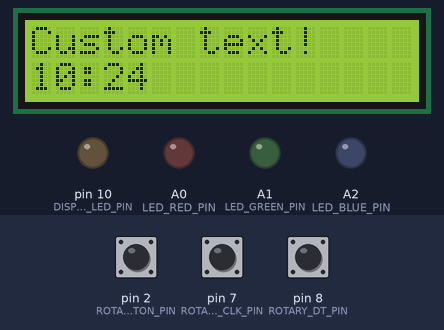
Bench run of a sketch on a simulated Arduino Uno, built with avr-gcc and run on an emulated ATmega328P. Parts: 16×2 character LCD, output pins drawn as LEDs (lit = HIGH). Inputs (shaded band) come from the test bench; at power-on: pin 7 (ROTARY_CLK_PIN) HIGH, pin 2 (ROTARY_BUTTON_PIN) HIGH, pin 8 (ROTARY_DT_PIN) HIGH. The local clock reads 2024-03-15 10:24:30 at power-on unless the sketch sets it.

Above: at 1.2 s.
1.3 s: pin 7 (ROTARY_CLK_PIN) pulled LOW for 0.15 s
At 2.1 s:
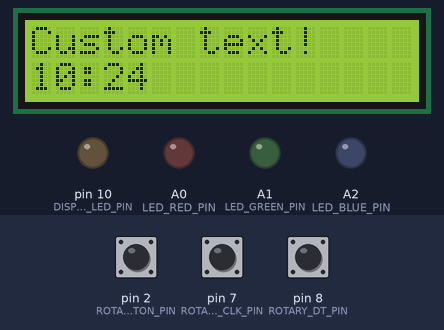
2.9 s: pin 7 (ROTARY_CLK_PIN) pulled LOW for 3.2 s
At 30.5 s:
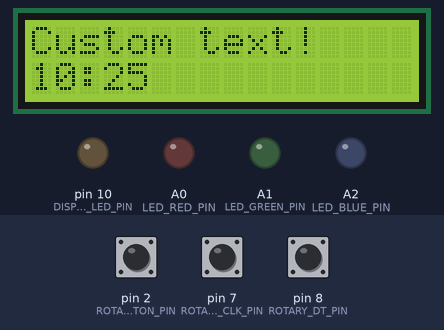
Timing chart, 0 to 31.5 s (numbered marks = the images above; inputs shaded):
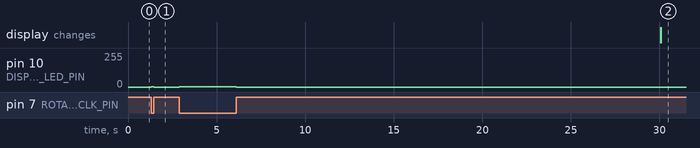

Measured:
- after the input at 1.3 s, pin 10 (DISPLAY_LED_PIN): 0/255 → 1/255 at once, → 0/255 0.15 s later
- after the input at 2.9 s, pin 10 (DISPLAY_LED_PIN): 0/255 → 1/255 at once, → 0/255 3.2 s later

The sketch:

clock.ino
```cpp
/*
  LCD Clock
*/

#include <LiquidCrystal.h>
#include <TimeLib.h>
#include <DS1307RTC.h>

const int DISPLAY_LED_PIN = 10;
const int ROTARY_CLK_PIN = 7;
const int ROTARY_DT_PIN = 8;
const int ROTARY_BUTTON_PIN = 2;
const int BUZZER_PIN = 9;
const int LED_RED_PIN = A0;
const int LED_GREEN_PIN = A1;
const int LED_BLUE_PIN = A2;

int ROTARY_STEPS[] = {0, 1, 2, 3, 5, 8, 10, 15, 20, 25, 45, 75, 128, 255};
int ROTARY_STEPS_MAX = sizeof(ROTARY_STEPS) / sizeof(int);
LiquidCrystal Lcd(12, 11, 6, 5, 4, 3);

int ClkLast = 0;
int BrightnessStep = 0;
unsigned long LastMinutes = 0;

void setup()
{
  pinMode(ROTARY_CLK_PIN, INPUT);
  pinMode(ROTARY_DT_PIN, INPUT);
  pinMode(ROTARY_BUTTON_PIN, INPUT);
  pinMode(LED_RED_PIN, OUTPUT);
  pinMode(LED_GREEN_PIN, OUTPUT);
  pinMode(LED_BLUE_PIN, OUTPUT);

  digitalWrite(ROTARY_CLK_PIN, true);
  digitalWrite(ROTARY_DT_PIN, true);
  digitalWrite(ROTARY_BUTTON_PIN, true);
  digitalWrite(LED_RED_PIN, false);
  digitalWrite(LED_GREEN_PIN, false);
  digitalWrite(LED_BLUE_PIN, false);

  ClkLast = digitalRead(ROTARY_CLK_PIN);
  Lcd.begin(16, 2);
  Lcd.print("Custom text!");
  setSyncProvider(RTC.get);
  analogWrite(DISPLAY_LED_PIN, ROTARY_STEPS[BrightnessStep]);
  attachInterrupt(digitalPinToInterrupt(ROTARY_BUTTON_PIN), buttonPress, FALLING);
  attachInterrupt(digitalPinToInterrupt(ROTARY_BUTTON_PIN), buttonRelease, RISING);
  // TODO for debug mode enable serial line
  //Serial.begin(115200);
  Serial.println("Finished Init");
  printTime();
}

void buttonPress()
{
  Serial.println("Button press!");
}

void buttonRelease()
{
  Serial.println("Button release!");
}

void printTime()
{
  noInterrupts();
  char s[25];
  sprintf(s, "%02d:%02d", hour(), minute());
  Lcd.setCursor(0, 1);
  Lcd.print(s);
  interrupts();
}

void loop()
{
  unsigned long min = minute();
  if (minute() != LastMinutes)
  {
    printTime();
    LastMinutes = min;
  }
  int clk = digitalRead(ROTARY_CLK_PIN);
  if (clk != ClkLast)
  {
    noInterrupts();
    if (digitalRead(ROTARY_DT_PIN) != clk)
    {
      BrightnessStep++;
      BrightnessStep = min(BrightnessStep, ROTARY_STEPS_MAX - 1);
    }
    else
    {
      BrightnessStep--;
      BrightnessStep = max(BrightnessStep, 0);
    }
    analogWrite(DISPLAY_LED_PIN, ROTARY_STEPS[BrightnessStep]);
    interrupts();
    Serial.println(BrightnessStep);
  }
  ClkLast = clk;
}
```
